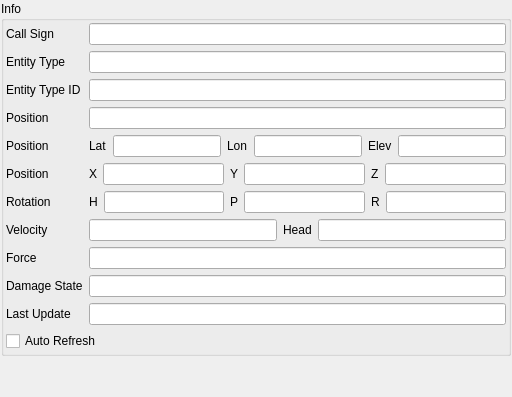
  <widget class="QDockWidget" name="mEntityInfoDockWidget">
   <property name="sizePolicy">
    <sizepolicy hsizetype="Preferred" vsizetype="Preferred">
     <horstretch>1</horstretch>
     <verstretch>1</verstretch>
    </sizepolicy>
   </property>
   <property name="features">
    <set>QDockWidget::AllDockWidgetFeatures</set>
   </property>
   <property name="windowTitle">
    <string>Entity Info</string>
   </property>
   <attribute name="dockWidgetArea">
    <number>1</number>
   </attribute>
   <widget class="QWidget" name="dockWidgetContents">
    <property name="sizePolicy">
     <sizepolicy hsizetype="Preferred" vsizetype="Preferred">
      <horstretch>1</horstretch>
      <verstretch>1</verstretch>
     </sizepolicy>
    </property>
    <layout class="QVBoxLayout">
     <property name="spacing">
      <number>1</number>
     </property>
     <property name="margin">
      <number>1</number>
     </property>
     <item>
      <widget class="QGroupBox" name="mEntityInfoGroupBox">
       <property name="sizePolicy">
        <sizepolicy hsizetype="Preferred" vsizetype="Preferred">
         <horstretch>1</horstretch>
         <verstretch>0</verstretch>
        </sizepolicy>
       </property>
       <property name="title">
        <string>Info</string>
       </property>
       <layout class="QHBoxLayout">
        <property name="spacing">
         <number>2</number>
        </property>
        <property name="margin">
         <number>2</number>
        </property>
        <item>
         <widget class="QWidget" name="gridLayout_2" native="true">
          <property name="sizePolicy">
           <sizepolicy hsizetype="Preferred" vsizetype="Preferred">
            <horstretch>1</horstretch>
            <verstretch>0</verstretch>
           </sizepolicy>
          </property>
          <layout class="QGridLayout" name="gridLayout">
           <property name="margin">
            <number>0</number>
           </property>
           <item row="0" column="0">
            <widget class="QLabel" name="mEntityInfoCallSignLabel">
             <property name="text">
              <string>Call Sign</string>
             </property>
             <property name="buddy">
              <cstring>mEntityInfoCallSignLineEdit</cstring>
             </property>
            </widget>
           </item>
           <item row="0" column="1">
            <widget class="QLineEdit" name="mEntityInfoCallSignLineEdit">
             <property name="sizePolicy">
              <sizepolicy hsizetype="Expanding" vsizetype="Fixed">
               <horstretch>1</horstretch>
               <verstretch>0</verstretch>
              </sizepolicy>
             </property>
             <property name="readOnly">
              <bool>true</bool>
             </property>
            </widget>
           </item>
           <item row="1" column="0">
            <widget class="QLabel" name="mEntityTypeLabel">
             <property name="text">
              <string>Entity Type</string>
             </property>
             <property name="buddy">
              <cstring>mEntityInfoCallSignLineEdit</cstring>
             </property>
            </widget>
           </item>
           <item row="1" column="1">
            <widget class="QLineEdit" name="mEntityTypeLineEdit">
             <property name="sizePolicy">
              <sizepolicy hsizetype="Expanding" vsizetype="Fixed">
               <horstretch>1</horstretch>
               <verstretch>0</verstretch>
              </sizepolicy>
             </property>
             <property name="readOnly">
              <bool>true</bool>
             </property>
            </widget>
           </item>
           <item row="2" column="0">
            <widget class="QLabel" name="mEntityTypeIDLabel">
             <property name="text">
              <string>Entity Type ID</string>
             </property>
             <property name="buddy">
              <cstring>mEntityInfoPositionMGRS</cstring>
             </property>
            </widget>
           </item>
           <item row="2" column="1">
            <widget class="QLineEdit" name="mEntityTypeIDLineEdit">
             <property name="sizePolicy">
              <sizepolicy hsizetype="Expanding" vsizetype="Fixed">
               <horstretch>1</horstretch>
               <verstretch>0</verstretch>
              </sizepolicy>
             </property>
             <property name="readOnly">
              <bool>true</bool>
             </property>
            </widget>
           </item>
           <item row="3" column="0">
            <widget class="QLabel" name="mEntityInfoPositionLabel_MGRS">
             <property name="text">
              <string>Position</string>
             </property>
             <property name="buddy">
              <cstring>mEntityInfoPositionMGRS</cstring>
             </property>
            </widget>
           </item>
           <item row="3" column="1">
            <widget class="QLineEdit" name="mEntityInfoPositionMGRS">
             <property name="toolTip">
              <string>The MGRS position of the entity</string>
             </property>
             <property name="readOnly">
              <bool>true</bool>
             </property>
            </widget>
           </item>
           <item row="4" column="0">
            <widget class="QLabel" name="mEntityInfoPositionLabel_LatLon">
             <property name="text">
              <string>Position</string>
             </property>
             <property name="buddy">
              <cstring>mEntityInfoPositionMGRS</cstring>
             </property>
            </widget>
           </item>
           <item row="4" column="1">
            <layout class="QHBoxLayout">
             <item>
              <widget class="QLabel" name="mEntityInfoPos_LatLabel">
               <property name="text">
                <string>Lat</string>
               </property>
              </widget>
             </item>
             <item>
              <widget class="QLineEdit" name="mEntityInfoPosLatEdit">
               <property name="toolTip">
                <string>The Latitude of the entity (North-South)</string>
               </property>
               <property name="readOnly">
                <bool>true</bool>
               </property>
              </widget>
             </item>
             <item>
              <widget class="QLabel" name="mEntityInfoPos_LonLabel">
               <property name="text">
                <string>Lon</string>
               </property>
              </widget>
             </item>
             <item>
              <widget class="QLineEdit" name="mEntityInfoPosLonEdit">
               <property name="toolTip">
                <string>The longitude of the entity (East-West)</string>
               </property>
               <property name="readOnly">
                <bool>true</bool>
               </property>
              </widget>
             </item>
             <item>
              <widget class="QLabel" name="mEntityInfoPos_ElevLLLabel">
               <property name="text">
                <string>Elev</string>
               </property>
              </widget>
             </item>
             <item>
              <widget class="QLineEdit" name="mEntityInfoPosElevLL">
               <property name="toolTip">
                <string>The elevation above or below sea level.</string>
               </property>
               <property name="readOnly">
                <bool>true</bool>
               </property>
              </widget>
             </item>
            </layout>
           </item>
           <item row="5" column="0">
            <widget class="QLabel" name="mEntityInfoPositionLabel_XYZ">
             <property name="text">
              <string>Position</string>
             </property>
             <property name="buddy">
              <cstring>mEntityInfoPositionMGRS</cstring>
             </property>
            </widget>
           </item>
           <item row="5" column="1">
            <layout class="QHBoxLayout">
             <item>
              <widget class="QLabel" name="mEntityInfoPos_XLabel">
               <property name="text">
                <string>X</string>
               </property>
              </widget>
             </item>
             <item>
              <widget class="QLineEdit" name="mEntityInfoPosXEdit">
               <property name="toolTip">
                <string>The X position of the entity (meters in world coordinates)</string>
               </property>
               <property name="readOnly">
                <bool>true</bool>
               </property>
              </widget>
             </item>
             <item>
              <widget class="QLabel" name="mEntityInfoPos_YLabel">
               <property name="text">
                <string>Y</string>
               </property>
              </widget>
             </item>
             <item>
              <widget class="QLineEdit" name="mEntityInfoPosYEdit">
               <property name="toolTip">
                <string>The Y position of the entity (meters in world coordinates)</string>
               </property>
               <property name="readOnly">
                <bool>true</bool>
               </property>
              </widget>
             </item>
             <item>
              <widget class="QLabel" name="mEntityInfoPos_ZLabel">
               <property name="text">
                <string>Z</string>
               </property>
              </widget>
             </item>
             <item>
              <widget class="QLineEdit" name="mEntityInfoPosZEdit">
               <property name="toolTip">
                <string>The Z position of the entity (meters in world coordinates)</string>
               </property>
               <property name="readOnly">
                <bool>true</bool>
               </property>
              </widget>
             </item>
            </layout>
           </item>
           <item row="6" column="0">
            <widget class="QLabel" name="mEntityInfoRotationLabel">
             <property name="text">
              <string>Rotation</string>
             </property>
            </widget>
           </item>
           <item row="6" column="1">
            <layout class="QHBoxLayout">
             <item>
              <widget class="QLabel" name="mEntityInfoRot_HeadLabel">
               <property name="text">
                <string>H</string>
               </property>
              </widget>
             </item>
             <item>
              <widget class="QLineEdit" name="mEntityInfoRotHeadEdit">
               <property name="toolTip">
                <string>The heading of the entity (in degrees)</string>
               </property>
               <property name="readOnly">
                <bool>true</bool>
               </property>
              </widget>
             </item>
             <item>
              <widget class="QLabel" name="mEntityInfoRot_PitchLabel">
               <property name="text">
                <string>P</string>
               </property>
              </widget>
             </item>
             <item>
              <widget class="QLineEdit" name="mEntityInfoRotPitchEdit">
               <property name="toolTip">
                <string>The pitch of the entity (in degrees)</string>
               </property>
               <property name="readOnly">
                <bool>true</bool>
               </property>
              </widget>
             </item>
             <item>
              <widget class="QLabel" name="mEntityInfoRot_RollLabel">
               <property name="text">
                <string>R</string>
               </property>
              </widget>
             </item>
             <item>
              <widget class="QLineEdit" name="mEntityInfoRotRollEdit">
               <property name="toolTip">
                <string>The roll of the entity (in degrees)</string>
               </property>
               <property name="readOnly">
                <bool>true</bool>
               </property>
              </widget>
             </item>
            </layout>
           </item>
           <item row="7" column="0">
            <widget class="QLabel" name="mEntityInfoSpeedLabel">
             <property name="text">
              <string>Velocity</string>
             </property>
             <property name="buddy">
              <cstring>mEntityInfoForceLineEdit</cstring>
             </property>
            </widget>
           </item>
           <item row="7" column="1">
            <layout class="QHBoxLayout">
             <item>
              <widget class="QLineEdit" name="mEntityInfoSpeed">
               <property name="toolTip">
                <string>The speed of the entity - estimated from the published velocity</string>
               </property>
               <property name="readOnly">
                <bool>true</bool>
               </property>
              </widget>
             </item>
             <item>
              <widget class="QLabel" name="mEntityInfoSpeed_DirLabel">
               <property name="text">
                <string>Head</string>
               </property>
              </widget>
             </item>
             <item>
              <widget class="QLineEdit" name="mEntityInfoSpeedDir">
               <property name="toolTip">
                <string>The direction the entity is moving (in degrees) - estimated from the published velocity</string>
               </property>
               <property name="readOnly">
                <bool>true</bool>
               </property>
              </widget>
             </item>
            </layout>
           </item>
           <item row="8" column="0">
            <widget class="QLabel" name="mEntityInfoForceLabel">
             <property name="text">
              <string>Force</string>
             </property>
             <property name="buddy">
              <cstring>mEntityInfoForceLineEdit</cstring>
             </property>
            </widget>
           </item>
           <item row="8" column="1">
            <widget class="QLineEdit" name="mEntityInfoForceLineEdit">
             <property name="readOnly">
              <bool>true</bool>
             </property>
            </widget>
           </item>
           <item row="9" column="0">
            <widget class="QLabel" name="mEntityInfoDamageStateLabel">
             <property name="text">
              <string>Damage State</string>
             </property>
             <property name="buddy">
              <cstring>mDamageStateLineEdit</cstring>
             </property>
            </widget>
           </item>
           <item row="9" column="1">
            <widget class="QLineEdit" name="mDamageStateLineEdit">
             <property name="readOnly">
              <bool>true</bool>
             </property>
            </widget>
           </item>
           <item row="10" column="0">
            <widget class="QLabel" name="mEntityInfoLastUpdateTimeLabel">
             <property name="text">
              <string>Last Update</string>
             </property>
            </widget>
           </item>
           <item row="10" column="1">
            <widget class="QLineEdit" name="mEntityInfoLastUpdateTimeLineEdit">
             <property name="toolTip">
              <string>The amount of time that has passed since this entity was updated on the network.</string>
             </property>
             <property name="readOnly">
              <bool>true</bool>
             </property>
            </widget>
           </item>
           <item row="11" column="0" colspan="2">
            <widget class="QCheckBox" name="mEntityInfoAutoRefreshCheckBox">
             <property name="text">
              <string>Auto Refresh</string>
             </property>
            </widget>
           </item>
          </layout>
         </widget>
        </item>
       </layout>
      </widget>
     </item>
     <item>
      <spacer>
       <property name="orientation">
        <enum>Qt::Vertical</enum>
       </property>
       <property name="sizeHint" stdset="0">
        <size>
         <width>20</width>
         <height>40</height>
        </size>
       </property>
      </spacer>
     </item>
    </layout>
   </widget>
  </widget>
